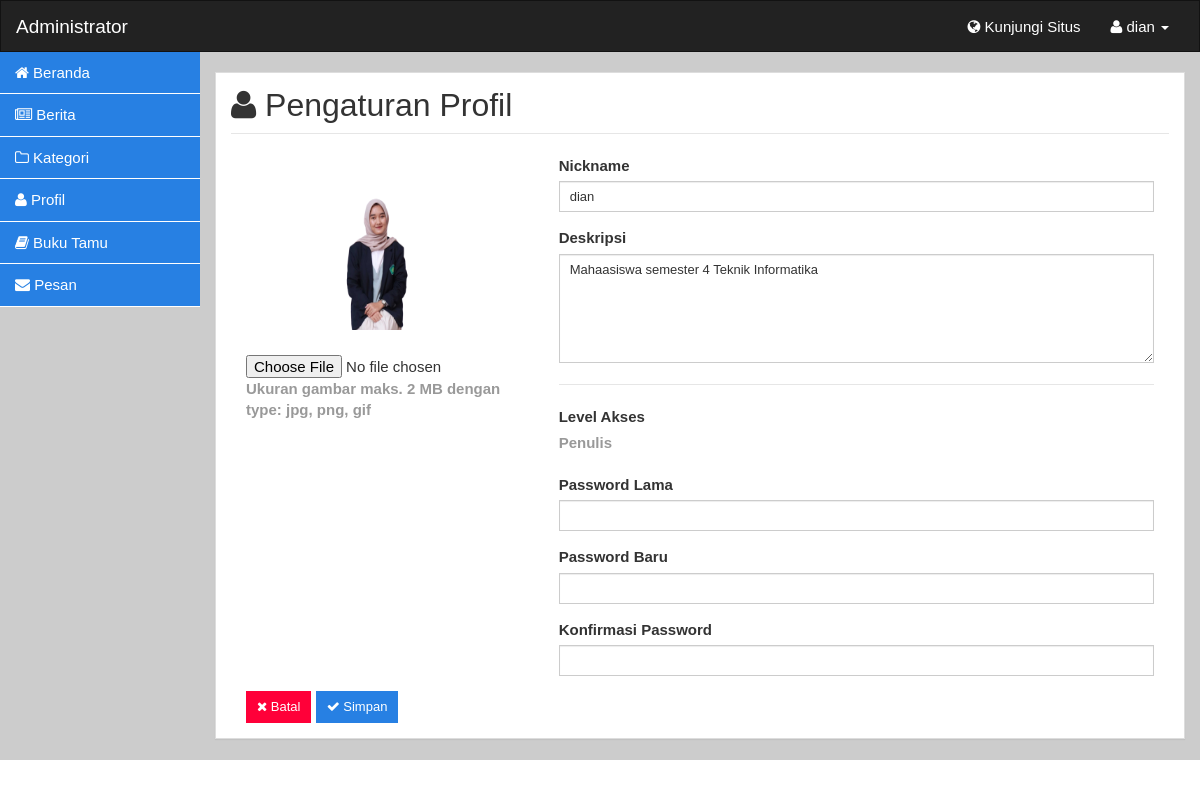
Page /admin/profil.php (signed in) on the committed database.
### tables this page shows
CREATE TABLE `author` (
  `id` int(11) NOT NULL,
  `nickname` varchar(100) NOT NULL,
  `email` varchar(150) NOT NULL,
  `password` varchar(255) NOT NULL,
  `photo` varchar(255) DEFAULT NULL,
  `description` text DEFAULT NULL
);

### admin/profil.php (the view, shortened to what this page needs)
<?php
include 'header.php';
$stmt_admin = $mysqli->prepare("
    SELECT
        nickname AS username,
        password,
        photo AS foto,
        description AS deskripsi
    FROM
        author
    WHERE
        id = ?");
$stmt_admin->bind_param("i", $_SESSION['id_author']);
$stmt_admin->execute();
$qry_admin = $stmt_admin->get_result();
$admin = $qry_admin->fetch_assoc();
$level_akses = 'Penulis';
?>
<div class="container-fluid body">
    <div class="row">
        <div class="col-lg-2 sidebar">
            <?php include 'sidebar.php'; ?>
        </div>
        <div class="col-lg-10 main-content">
            <div class="panel panel-default">
                <div class="panel-body">
                    <div class="row">
                        <div class="col-md-12">
                            <h2 class="page-header"><i class="fa fa-user"></i> Pengaturan Profil</h2>
                        </div>
                    </div>
                    <div class="row">
                        <div class="col-md-12">
                            <form action="" method="post" enctype="multipart/form-data">
                                <div class="col-sm-4">
                                    <div class="form-group">
                                        <div class="profile-pic">
                                            <img src="../images/author/<?php echo htmlspecialchars($admin['foto'] ?: 'default.jpg'); ?>">
                                        </div>
                                        <input type="file" name="foto">
                                        <label class="text-muted">Ukuran gambar maks. 2 MB dengan type: jpg, png, gif</label>
                                    </div>
                                </div>
                                <div class="col-sm-8">
                                    <div class="form-group">
                                        <label>Nickname</label>
                                        <input type="text" class="form-control input-sm" name="txt_username" value="<?php echo htmlspecialchars($admin['username']); ?>">
                                    </div>
                                    <div class="form-group">
                                        <label>Deskripsi</label>
                                        <textarea class="form-control input-sm" name="txt_deskripsi" rows="5"><?php echo htmlspecialchars($admin['deskripsi']); ?></textarea>
                                    </div>
                                    <hr>
                                    <div class="form-group">
                                        <label>Level Akses</label><br>
                                        <label class="text-muted"><?php echo $level_akses; ?></label>
                                    </div>
                                    <div class="form-group">
                                        <label>Password Lama</label>
                                        <input type="password" class="form-control input-sm" name="txt_passwordlama">
                                    </div>
                                    <div class="form-group">
                                        <label>Password Baru</label>
                                        <input type="password" class="form-control input-sm" name="txt_passwordbaru">
                                    </div>
                                    <div class="form-group">
                                        <label>Konfirmasi Password</label>
                                        <input type="password" class="form-control input-sm" name="txt_kpassword">
                                    </div>
                                </div>
                                <div class="col-sm-12">
                                    <a href="beranda.php" class="btn btn-danger btn-sm">
                                        <i class="fa fa-times"></i> Batal
                                    </a>
                                    <button class="btn btn-sm btn-primary" type="submit" name="btn_simpan">
                                        <i class="fa fa-check"></i> Simpan
                                    </button>
                                </div>
                            </form>
                        </div>
                    </div>
                </div>
            </div>
        </div>
    </div>
</div>

### rows in the picture
author: photo (placeholder picture), txt_username "dian", txt_deskripsi "Mahaasiswa semester 4 Teknik Informatika"

### other values in the picture
$_SESSION['nm_author'] "dian"
$level_akses "Penulis"
